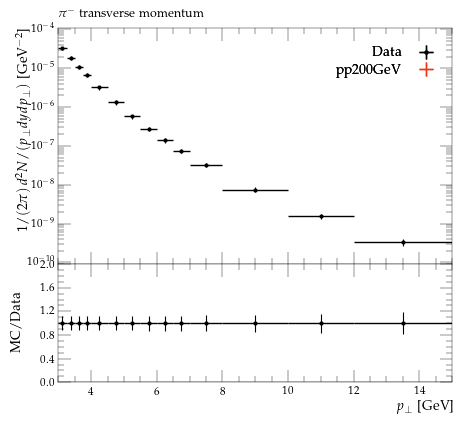

Source code (Python):
#! /usr/bin/env python3

# This Python script was auto-generated using YODA v2.1.0.
# Analysis object: /STAR_2012_I930463/d01-x01-y02
# Timestamp: 07-10-2025 (18:42:21)

import matplotlib as mpl
import matplotlib.pyplot as plt
mpl.use('Agg') # comment out for interactive use
import os
import numpy as np
from numpy import nan, inf

plotDir = os.path.split(os.path.realpath(__file__))[0]
if 'YODA_USER_PLOT_PATH' in globals():
    plot_outdir = globals()['YODA_USER_PLOT_PATH']
else:
    plot_outdir = plotDir

#plot style
plt.style.use(os.path.join(plotDir, '../default.mplstyle'))
# plot metadata
figW, figH = plt.rcParams['figure.figsize']
ax_xLabel = r'$p_\perp$ [GeV]'
ax_yLabel = r'$1/(2\pi) \, d^2N/(p_\perp dy dp_\perp)$ [GeV$^{-2}$]'
ax_title  = r'$\pi^-$ transverse momentum'
ax_xScale = 'linear'
ax_yScale = 'log'
xLims = (3.0, 15.0)
yLims = (9e-11, 0.00011000000000000002)

# TeX-friendly labels for the legend
labels = {
    'legend' : ([ r"Data", r"pp200GeV" ], r""),
}

# Adjust canvas width and height
canvasW = 10.0
canvasH = 9.0
figW *= canvasW/10.
figH *= canvasH/9.

# Create figure and axis objects
fig, (ax, ratio0_ax) = plt.subplots(2, 1, sharex=True,
                  figsize=(figW,figH), gridspec_kw={'height_ratios': (6.0, 3.0)})

# Set figure margins
plt.subplots_adjust(
    left   = 1.0 * plt.rcParams['figure.subplot.left'],
    right  = 1.0 * plt.rcParams['figure.subplot.right'],
    top    = 1.0 * plt.rcParams['figure.subplot.top'],
    bottom = 1.0 * plt.rcParams['figure.subplot.bottom'])

ratio0_ax.yaxis.set_major_locator(mpl.ticker.MultipleLocator(0.4))
ratio0_ax.set_ylim(0.0, 2.0)
ratio0_ax.set_ylabel('MC/Data')

# the numerical data is stored in a separate file
dataf = dict()
prefix = os.path.split(__file__)[0]
if prefix:    prefix = prefix + '/'
exec(open(prefix+'d01-x01-y02__data.py').read(), dataf)


legend_handles = dict() # keep track of handles for the legend

# style options for curves
# starts at zorder>=5 to draw curve on top of legend
styles = {
  'Data': {
    'color' : 'black',
    'linestyle' : '-',
    'linewidth' : 1,
    'marker' : 'o',
    'markersize' : 2,
    'capsize' : 0.0,
    'zorder' : 5,
    'histstyle' : 0,
    'drawstyle' : 'steps-pre',
    'xerrorbars' : 1,
    'yerrorbars' : 1,
    'fillcolor' : None,
    'fillopacity' : 1.0,
    'ratio0_linestyle' : '-',
    'ratio0_linewidth' : 1,
    'ratio0_marker' : 'o',
    'ratio0_markersize' : 2,
    'ratio0_capsize' : 0.0,
    'ratio0_zorder' : 5,
    'ratio0_histstyle' : 0,
    'ratio0_drawstyle' : 'steps-pre',
    'ratio0_xerrorbars' : 1,
    'ratio0_yerrorbars' : 1,
  },
  'pp200GeV.yoda': {
    'color' : '#EE3311',
    'linestyle' : '-',
    'linewidth' : 1,
    'marker' : 'none',
    'markersize' : 2,
    'capsize' : 0.0,
    'zorder' : 6,
    'histstyle' : 1,
    'drawstyle' : 'steps-pre',
    'xerrorbars' : 1,
    'yerrorbars' : 1,
    'fillcolor' : None,
    'fillopacity' : 1.0,
    'ratio0_linestyle' : '-',
    'ratio0_linewidth' : 1,
    'ratio0_marker' : 'none',
    'ratio0_markersize' : 2,
    'ratio0_capsize' : 0.0,
    'ratio0_zorder' : 6,
    'ratio0_histstyle' : 1,
    'ratio0_drawstyle' : 'steps-pre',
    'ratio0_xerrorbars' : 1,
    'ratio0_yerrorbars' : 1,
  },
}

# curve from input yoda files in main panel
for label, yvals in dataf['yvals'].items():
    if all(np.isnan(v) for v in dataf['yvals'][label]):
        continue
    tmp = None
    if styles[label]['histstyle']: # draw as histogram
        xpos = dataf['xedges'][label] if styles[label]['drawstyle'] else dataf['xpoints'][label]
        ypos = np.insert(yvals, 0, yvals[0]) if styles[label]['drawstyle'] else yvals
        if styles[label]['fillcolor']: # fill area below curve
            ax.fill_between(xpos, ypos, step='pre',
                            color=styles[label]['fillcolor'],
                            alpha=styles[label]['fillopacity'])
        tmp, = ax.plot(xpos, ypos,
                       color=styles[label]['color'],
                       linestyle=styles[label]['linestyle'],
                       linewidth=styles[label]['linewidth'],
                       drawstyle=styles[label]['drawstyle'], solid_joinstyle='miter',
                       zorder=styles[label]['zorder'], label=label)
    tmp = ax.errorbar(dataf['xpoints'][label], yvals,
                      xerr=np.array(dataf['xerrs'][label])*styles[label]['xerrorbars'],
                      yerr=np.array(dataf['yerrs'][label])*styles[label]['yerrorbars'],
                      fmt=styles[label]['marker'], capsize=styles[label]['capsize'],
                      markersize=styles[label]['markersize'],
                      ecolor=styles[label]['color'],
                      color=styles[label]['color'], zorder=styles[label]['zorder'])
    tmp[-1][0].set_linestyle(styles[label]['linestyle'])
    tmp[-1][0].set_linewidth(styles[label]['linewidth'])
    if label in dataf['add_legend_handle']:  legend_handles[label] = tmp
    for varLabel in dataf['variation_yvals'].keys():
        if varLabel.startswith(label):
            tmp, = ax.plot(dataf['xedges'][label], dataf['variation_yvals'][varLabel],
                           color=styles[label]['color'],
                           linestyle=styles[label]['linestyle'],
                           linewidth=styles[label]['linewidth'],
                           drawstyle='steps-pre', solid_joinstyle='miter',
                           zorder=styles[label]['zorder'], alpha=0.5)


# plots on ratio panel
# curve from input yoda files in ratio panel
for label, yvals in dataf['ratio0_yvals'].items():
    if all(np.isnan(v) for v in yvals):
        continue
    if styles[label]['ratio0_histstyle']: # plot as histogram
        xpos = dataf['xedges']['Data'] if styles[label]['ratio0_drawstyle'] else dataf['xpoints']['Data']
        ypos = np.insert(yvals, 0, yvals[0]) if styles[label]['ratio0_drawstyle'] else yvals
        ratio0_ax.plot(xpos, ypos,
                       color=styles[label]['color'],
                       linewidth=styles[label]['linewidth'],
                       linestyle=styles[label]['ratio0_linestyle'],
                       drawstyle=styles[label]['ratio0_drawstyle'], zorder=styles[label]['zorder'],
                       solid_joinstyle='miter')
    tmp = ratio0_ax.errorbar(dataf['xpoints']['Data'], yvals,
                             xerr=np.array(dataf['ref_xerrs'])*styles[label]['ratio0_xerrorbars'],
                             yerr=np.array(dataf['ratio0_yerrs'][label])*styles[label]['ratio0_yerrorbars'],
                             fmt=styles[label]['ratio0_marker'], capsize=styles[label]['ratio0_capsize'],
                             markersize=styles[label]['ratio0_markersize'],
                             ecolor=styles[label]['color'],
                             color=styles[label]['color'])
    tmp[-1][0].set_linestyle(styles[label]['ratio0_linestyle'])
    tmp[-1][0].set_linewidth(styles[label]['ratio0_linewidth'])

    for varlabel in dataf['ratio0_variation_vals'].keys():
        if varlabel.startswith(label):
            ratio0_ax.plot(dataf['xedges']['Data'],
                            dataf['ratio0_variation_vals'][varlabel],
                            color=styles[label]['color'],
                            linestyle=styles[label]['linestyle'],
                            linewidth=styles[label]['linewidth'],
                            drawstyle='steps-pre', solid_joinstyle='miter',
                            zorder=1, alpha=0.5)

legend_items = list(legend_handles.values())
ax.add_artist(ax.legend(legend_items,
                        labels['legend'][0],
                        title=labels['legend'][1],
                        alignment='right',
                        loc='upper right',
                        bbox_to_anchor=(1.0, 0.97),markerfirst=False))

# set plot metadata as defined above
ratio0_ax.set_xlabel(ax_xLabel)
ratio0_ax.xaxis.set_label_coords(1., -0.15)
ax.set_ylabel(ax_yLabel, ha='right', va='top')
ax.yaxis.set_label_coords(-0.11, 1.0)
ax.set_title(ax_title, loc='left')
ax.set_xscale(ax_xScale)
ax.set_yscale(ax_yScale)
ax.set_xlim(xLims)
ax.set_ylim(yLims)

# tick formatting
plt.rcParams['xtick.top'] = True
plt.rcParams['ytick.right'] = True
ax.yaxis.set_major_locator(mpl.ticker.LogLocator(base=10.0, numticks=np.inf))
ax.yaxis.set_minor_locator(mpl.ticker.LogLocator(
                           base=10.0, subs=np.arange(0.1, 1, 0.1), numticks=np.inf))
fig.align_ylabels((ax, ratio0_ax))
plt.savefig(os.path.join(plot_outdir, 'd01-x01-y02.pdf'), format='PDF')
plt.savefig(os.path.join(plot_outdir, 'd01-x01-y02.png'), format='PNG')

plt.close(fig)
